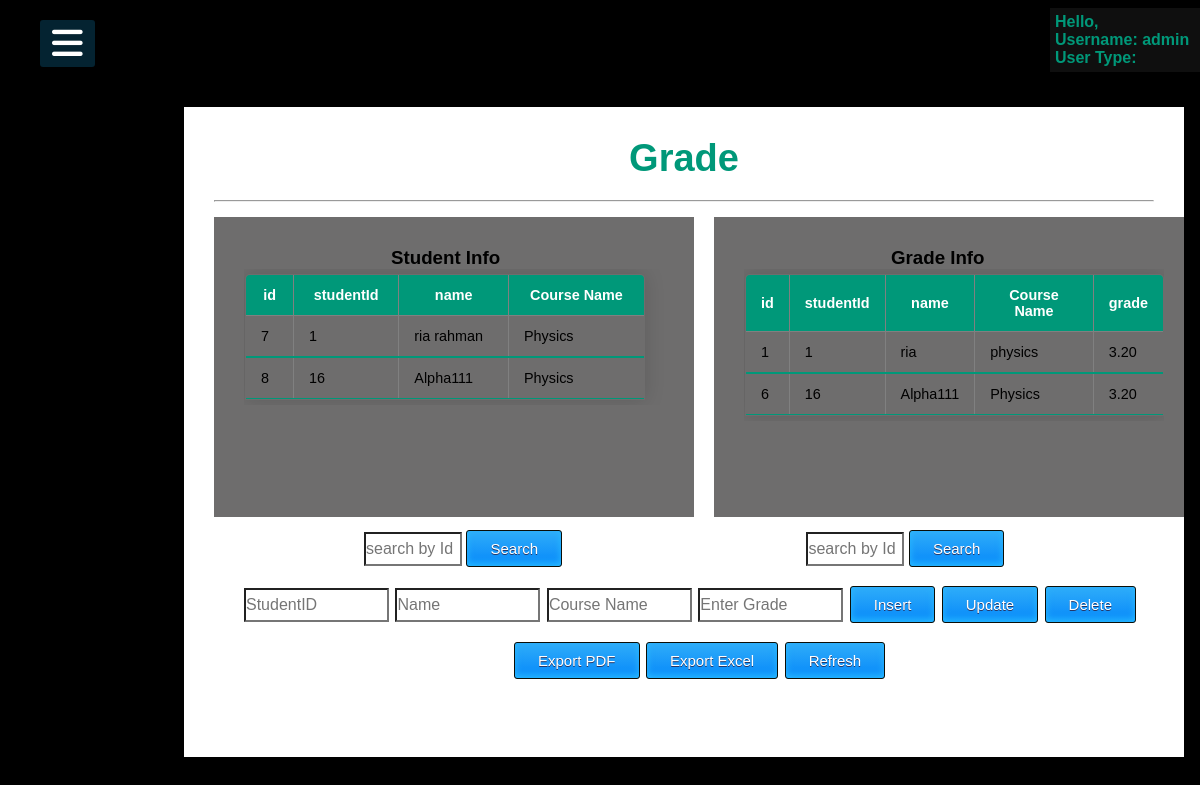
The page /mainpage/grade.php (signed in) on the database its author committed.
### tables this page shows
CREATE TABLE `studentcourse` (
  `id` int(3) NOT NULL,
  `studentId` int(5) NOT NULL,
  `name` varchar(50) NOT NULL,
  `courseName` varchar(50) NOT NULL,
  `section` varchar(3) NOT NULL,
  `lecturerName` varchar(50) NOT NULL
);

CREATE TABLE `grade` (
  `id` int(3) NOT NULL,
  `studentId` varchar(50) NOT NULL,
  `name` varchar(50) NOT NULL,
  `course_name` varchar(50) NOT NULL,
  `grade` varchar(10) NOT NULL,
  `lecturerName` varchar(50) NOT NULL
);

### mainpage/grade.php (the view, shortened to what this page needs)
<?php
include "../mainpage/common.inc.php";
$username = $_SESSION['username'];
$sId =$studentId=$name=$cName=$message=$grade= "";
$id=$Sname=$coursename=$grade1=$sid="";
?>
<!DOCTYPE html>
<html lang="en">
<head>
    <link rel="stylesheet" type="text/css" href="grade.css">
</head>
<body>
    <div class="table">
        <h1>Grade</h1>
        <div class="box">
        <h3>Student Info</h3>
            <div>
                <table class="content-table" id="tblexportData" border="1">
                    <thead>
                        <tr>
                            <th>id</th>
                            <th>studentId</th>
                            <th>name</th>
                            <th>Course Name</th>
                        </tr>
                    </thead>
                    <?php
                    $sql_table = "SELECT *FROM studentcourse WHERE lecturerName='$username';";
                    $result = mysqli_query($conn, $sql_table);
                    $rowCount = mysqli_num_rows($result);
                    if ($rowCount > 0) {
                        while ($row = mysqli_fetch_assoc($result)) {
                            echo "<tbody>
                            <tr>
                            <td>" . $row['id'] . "</td>
                            <td>" . $row['studentId'] . "</td>
                            <td>" . $row['name'] . "</td>
                            <td>" . $row['courseName'] . "</td>
                            </tr>
                            </tbody>";
                        }
                        echo "</table>";
                    } else {
                        echo $message = "No History!";
                    }
                ?>
            </div>
        </div>
        <div class="box1">
            <h3>Grade Info</h3>
            <div class=tab1 id="table">
                <table class="content-table" id="tblexportData" border="1">
                    <thead>
                        <tr>
                            <th>id</th>
                            <th>studentId</th>
                            <th>name</th>
                            <th>Course Name</th>
                            <th>grade</th>
                        </tr>
                    </thead>
                    <?php
                    $sql_table = "SELECT *FROM grade WHERE lecturerName='$username';";
                    $result = mysqli_query($conn, $sql_table);
                    $rowCount = mysqli_num_rows($result);
                    if ($rowCount > 0) {
                        while ($row = mysqli_fetch_assoc($result)) {
                            echo "<tbody class=tab id=tab>
                            <tr>
                            <td>" . $row['id'] . "</td>
                            <td>" . $row['studentId'] . "</td>
                            <td>" . $row['name'] . "</td>
                            <td>" . $row['course_name'] . "</td>
                            <td>" . $row['grade'] . "</td>
                            </tr>
                            </tbody>";
                        }
                        echo "</table>";
                    } else {
                        echo $message = "No History!";
                    }
                ?>
            </div>
        </div>
        <hr>
        <form method="post">
            <input style="margin-top:330px;margin-left:150px;width:10%;" type="text" name="sId" placeholder="search by Id">
            <input type="submit" value="Search" name="search">
            <input style="margin-top:330px;margin-left:240px;width:10%;" type="text" name="sId1" value="<?php echo $sid ?>" placeholder="search by Id">
            <input type="submit" value="Search" name="search1"><br>
            <input style="margin-left:30px;width:15%;" type="text" placeholder="StudentID" name="id" value="<?php echo $studentId ?>" readonly>
            <input style="margin-left:2px;width:15%;" type="text" name="Sname" placeholder="Name" value="<?php echo $name ?>" readonly>
            <input style="margin-left:2px;width:15%;" type="text" name="coursename" placeholder="Course Name" value="<?php echo $cName ?>" readonly>
            <input style="margin-left:2px;width:15%;" type="text" name="grade" value="<?php echo $grade1 ?>" placeholder="Enter Grade">
            <input style="margin-left:2px;" type="submit" name="insert" value="Insert">
            <input style="margin-left:2px;" type="submit" name="update" value="Update">
            <input style="margin-left:2px;" type="submit" name="delete" value="Delete"><br>
            <input style="margin-left:300px;" name="PRINT" id="PRINT" onclick="savePDF()" type="submit" value="Export PDF">
            <input style="margin-left:2px;" type="submit" name="excel" onclick="exportToExcel('tblexportData', 'user-data')" value="Export Excel">
            <input style="margin-left:2px;" type="submit" name="REFRESH" value="Refresh">
        </form>
    </div>
</body>
</html>

### mainpage/common.css (style rules this page uses)
body { font-family: 'Roboto' , sans-serif; }
* { margin:0; padding:0; list-style:none; text-decoration:none; overflow: hidden; }

### mainpage/grade.css (style rules this page uses)
body { margin:0; padding:0; font-family: sans-serif; background-color:#000; overflow: hidden; }
.table { width: 1000px; height: 650px; background: #fff; top:54%; left: 57%; position: absolute; transform: translate(-50% ,-50%); box-sizing: border-box; padding: 30px 30px; overflow: scroll; }
.box { width: 480px; height: 300px; background: rgb(110, 109, 109); top:40%; left: 27%; position: absolute; transform: translate(-50% ,-50%); box-sizing: border-box; padding: 30px 30px; overflow: scroll; }
.box1 { width: 480px; height: 300px; background: rgb(110, 109, 109); top:40%; left: 77%; position: absolute; transform: translate(-50% ,-50%); box-sizing: border-box; padding: 30px 30px; overflow: scroll; }
h1 { margin: 0; padding: 0 0 20px; text-align: center; font-size: 38px; color: #009879; }
h3 { margin-left: 35%; }
.content-table { border-collapse: collapse; margin: 5px 0; margin-left: 1px; font-size: 0.9em; min-width: 400px; border-radius: 5px 5px 0 0; overflow: hidden; box-shadow: 0 0 20px rgba(0,0,0,0.15); }
.content-table thead tr { background-color: #009879; color: #ffffff; text-align: center; font-weight: bold; }
.content-table th, .content-table td { padding: 12px 15px; }
.content-table tbody tr { border-bottom: 1px solid #dddddd; }
.content-table tbody tr:last-of-type { border-bottom: 2px solid #009879; }
input[type="submit"] { box-shadow:inset 0px -3px 7px 0px #29bbff; background:linear-gradient(to bottom, #2dabf9 5%, #0688fa 100%); background-color:#2dabf9; border-radius:3px; border:1px solid #0b0e07; display:inline-block; cursor:pointer; color:#ffffff; font-family:Arial; font-size:15px; padding:9px 23px; text-decoration:none; text-shadow:0px 1px 0px #263666; }
input[type="text"] { width: 32%; margin-bottom: 20px; margin-left: 34%; }
input[type="text"] { background: transparent; height: 30px; color: #000; font-size: 16px; }

### rows shown on the page
studentcourse: id "7", studentId "1", name "ria rahman", courseName "Physics"
studentcourse: id "8", studentId "16", name "Alpha111", courseName "Physics"
grade: id "1", studentId "1", name "ria", course_name "physics", grade "3.20"
grade: id "6", studentId "16", name "Alpha111", course_name "Physics", grade "3.20"

### other values the page prints
$_SESSION['username'] "admin"
